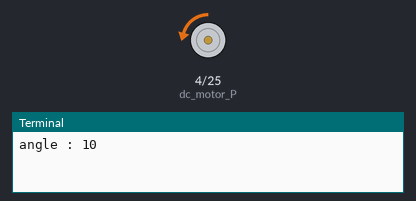
Simulated run of this program. Board: Raspberry Pi (BCM pin numbers). On the bench: motor-driver pin pairs drawn as motors (green arrow = first pin HIGH = forward, orange = second pin HIGH = backward, longer = more drive), the last lines printed to the terminal.

Above: at 2.5 s.
At 7.5 s:
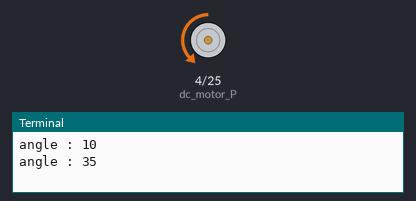
At 14.0 s:
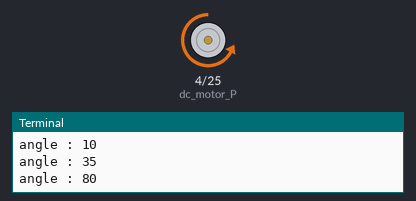
Timing chart, 0 to 23.4 s (numbered marks = the images above):
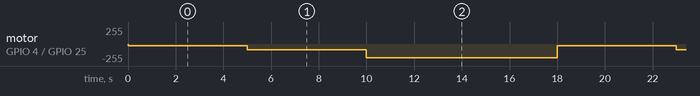

Measured:
- by itself, motor on GPIO 4 (dc_motor_P) / GPIO 25 (dc_motor_N): repeats every 18.0 s: backward 89/255 5.0 s, backward 204/255 8.0 s, backward 26/255 5.0 s

The program:

dc_motor_pwm.py
```python
import RPi.GPIO as GPIO
import time

GPIO.setmode(GPIO.BCM)
GPIO.setwarnings(False)


led_pin1 = 14
led_pin2 = 15
dc_motor_P = 4
dc_motor_N = 25
dc_moto_EN = 12

GPIO.setup(dc_motor_P, GPIO.OUT)
GPIO.setup(dc_motor_N, GPIO.OUT)
GPIO.setup(dc_moto_EN, GPIO.OUT)

p = GPIO.PWM(dc_motor_N,100)
p.start(0)

try:
    while True:
        p.ChangeDutyCycle(10)
        GPIO.output(dc_motor_N, False)
        GPIO.output(dc_moto_EN, True)
        print("angle : 10")
        time.sleep(5)
        p.ChangeDutyCycle(35)
        GPIO.output(dc_motor_N, False)
        GPIO.output(dc_moto_EN, True)
        print("angle : 35")
        time.sleep(5)
        p.ChangeDutyCycle(80)
        GPIO.output(dc_motor_N, False)
        GPIO.output(dc_moto_EN, True)
        print("angle : 80")
        time.sleep(5)
        print ('stop')
        GPIO.output(dc_moto_EN, False)
        time.sleep(3)
except KeyboardInterrupt:
    p.stop()
    GPIO.cleanup()
```
